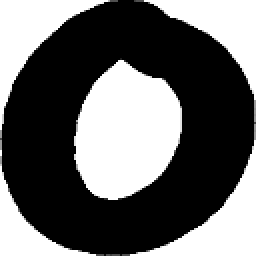
#> input picture resized_images/img001-010.png, 128 x 128 px (shown 2 times larger); its folder holds only this picture in this run
$ python Symmetry.py
#> lines starting #> are read from the running program, lines starting #| are printed output that depends on the picture
### readCSV.py
import csv

Dict = []
with open("archive/english.csv", "r") as data:
#> (reads archive/english.csv from the repository)
    for line in csv.DictReader(data):
        Dict.append(line)

    print(Dict)

### projectionHistogram.py
import cv2
import numpy as np
import matplotlib.pyplot as plt
import os
from readCSV import Dict
import pandas as pd


def projectionHistogram():
    counter = 0

    for dir in os.listdir("resized_images/"):

        #img = cv2.imread("resized_images/img001-002.png")
        img = cv2.imread(f"resized_images//{dir}")
#> img is the input picture: shape (128, 128, 3); min 0, max 255, mean 102.7
       # cv2.imshow("",img)
        #cv2.waitKey(0)
        proj = []
        for column in range(128):

            proj.append(np.sum(img[0:128, column] == 0))
#> after the loop, proj = 128 values, max 348 at index 36, min 0 at index 0, mean 224.6
        counter2 = 0
        for elt in proj:
            Dict[counter]["projHist" + str(counter2)] = elt
            counter2 += 1
#> this loop made 128 passes
#> elt on passes 2 to 13: 72, 90, 117, 135, 150, 171, 177, 189, 201, 210, 222, 225
#> after the loop, Dict = 3410 items; counter2 = 128
        counter += 1

def projectionHistogramH():
    counter = 0

    for dir in os.listdir("resized_images/"):

        #img = cv2.imread("resized_images/img001-002.png")
        img = cv2.imread(f"resized_images//{dir}")
       # cv2.imshow("",img)
        #cv2.waitKey(0)
        proj = []
        for row in range(128):

            proj.append(np.sum(img[row,0:128] == 0))
#> after the loop, proj = 128 values, max 315 at index 100, min 0 at index 127, mean 224.6
        counter2 = 0
        for elt in proj:
            Dict[counter]["projHistH" + str(counter2)] = elt
            counter2 += 1
#> this loop made 128 passes
#> elt on passes 1 to 12: 24, 66, 81, 90, 105, 114, 123, 132, 141, 159, 168, 177
#> after the loop, counter2 = 128
        counter += 1


projectionHistogram()
projectionHistogramH()

#df = pd.DataFrame(Dict)
#df.to_csv("features.csv",)

### ratioBlackAndWhite.py
import cv2
import numpy as np
import os
from readCSV import Dict
import pandas as pd

def ratioBW():
  counter = 0


  for dir in os.listdir("resized_images/"):
    #  print(dir)
      img = cv2.imread(f"resized_images//{dir}")
      white = np.sum(img == 255)
#> white = 19200
      black = np.sum(img == 0)
#> black = 28755
      ratioBW = white/black
#> ratioBW = 0.668

      Dict[counter]["ratioBlackWhite"] = ratioBW
      counter += 1


#print(Dict)

#df.items()

### Symmetry.py
import cv2
import numpy as np
import os
from readCSV import Dict
from projectionHistogram import projectionHistogram,projectionHistogramH
from ratioBlackAndWhite import ratioBW
import pandas as pd
#from HOG import HOG


def verticalSymmetry():
    counter = 0
    for dir in os.listdir("resized_images/"):

        img = cv2.imread(f"resized_images//{dir}")

        verticalSymmetry = 0

        imgL = img[0:128,0:64]
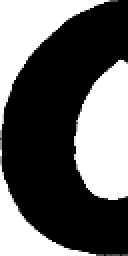
#> imgL: shape (128, 64, 3) (shown 2 times larger); min 0, max 255, mean 99.7
        imgR = img[0:128,64:128]
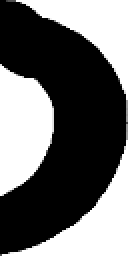
#> imgR: shape (128, 64, 3) (shown 2 times larger); min 0, max 255, mean 105.8

        blackL = np.sum(imgL == 0)
#> blackL = 14655

        blackR = np.sum(imgR == 0)
#> blackR = 14100

        blackS = blackR/blackL
#> blackS = 0.962


        if 0.85<=blackS<=1.25:
            verticalSymmetry = 1
        Dict[counter]["verticalSymmetry"] = verticalSymmetry
        counter += 1


def horizontalSymmetry():
    counter = 0

    for dir in os.listdir("resized_images/"):

        img = cv2.imread(f"resized_images//{dir}")

        horizontalSymmetry = 0

        imgT = img[0:64, 0:128]
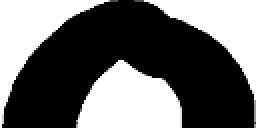
#> imgT: shape (64, 128, 3) (shown 2 times larger); min 0, max 255, mean 105
        imgB = img[64:128, 0:128]
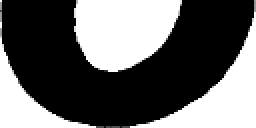
#> imgB: shape (64, 128, 3) (shown 2 times larger); min 0, max 255, mean 100.5

        blackT = np.sum(imgT == 0)
#> blackT = 14163

        blackB = np.sum(imgB == 0)
#> blackB = 14592

        blackS = blackT / blackB
#> blackS = 0.971

        if 0.85 <= blackS <= 1.25:
            horizontalSymmetry = 1
        Dict[counter]["horizontalSymmetry"] = horizontalSymmetry
        counter += 1

def diagonalSymmetry14():
    counter = 0

    for dir in os.listdir("resized_images/"):

        img = cv2.imread(f"resized_images//{dir}")

        diagonalSymmetry14 = 0

        imgT = img[0:64, 0:64]
#> imgT: shape (64, 64, 3)
        imgB = img[64:128, 64:128]
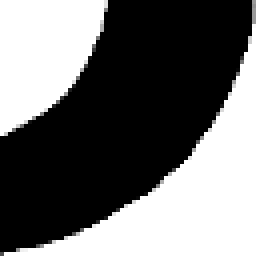
#> imgB: shape (64, 64, 3) (shown 4 times larger); min 0, max 255, mean 108.4

        blackT = np.sum(imgT == 0)
#> blackT = 6996

        blackB = np.sum(imgB == 0)
#> blackB = 6933

        blackS = blackT / blackB
#> blackS = 1.01

        if 0.85 <= blackS <= 1.25:
            diagonalSymmetry14 = 1
        Dict[counter]["diagonalSymmetry14"] = diagonalSymmetry14
        counter += 1

def diagonalSymmetry23():
    counter = 0

    for dir in os.listdir("resized_images/"):

        img = cv2.imread(f"resized_images//{dir}")

        diagonalSymmetry23 = 0

        imgT = img[0:64, 64:128]
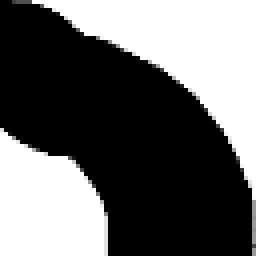
#> imgT: shape (64, 64, 3) (shown 4 times larger); min 0, max 255, mean 103.3
        imgB = img[64:128, 0:64]
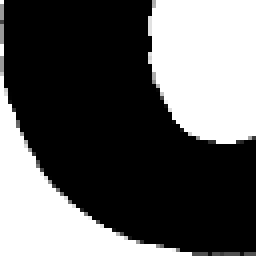
#> imgB: shape (64, 64, 3) (shown 4 times larger); min 0, max 255, mean 92.6

        blackT = np.sum(imgT == 0)
#> blackT = 7167
        blackB = np.sum(imgB == 0)
#> blackB = 7659

        blackS = blackT / (blackB+0.0000001)
#> blackS = 0.936

        if 0.85 <= blackS <= 1.25:
            diagonalSymmetry23 = 1
        Dict[counter]["diagonalSymmetry23"] = diagonalSymmetry23
        counter += 1

if __name__ == '__main__':
    ratioBW()
    verticalSymmetry()
    horizontalSymmetry()
    diagonalSymmetry14()
    diagonalSymmetry23()
    projectionHistogram()
#> the loop in projectionHistogram (call 2), `for elt in proj:` made 128 passes
    projectionHistogramH()
#> the loop in projectionHistogramH (call 2), `for elt in proj:` made 128 passes
    #HOG()

    df = pd.DataFrame(Dict)
#> df = table of 3410 rows and 263 columns
    df.to_csv("features.csv", )
    print(Dict)
